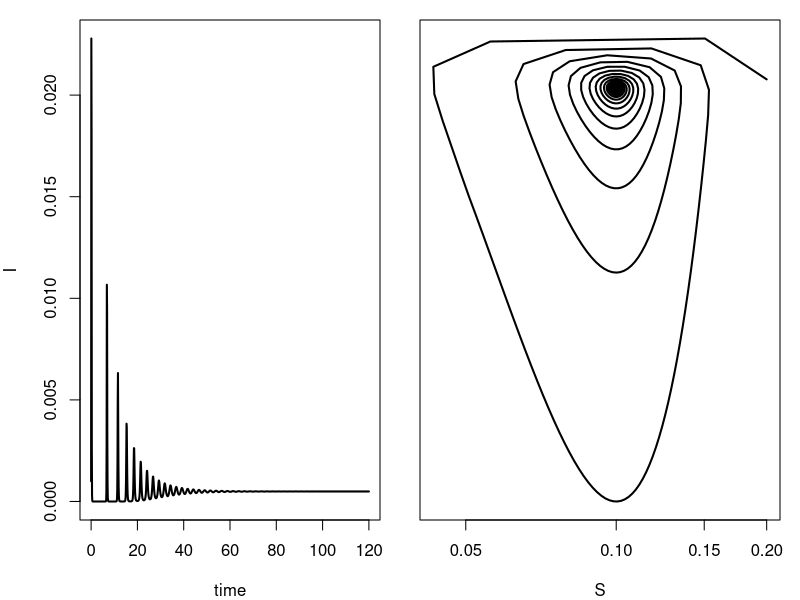
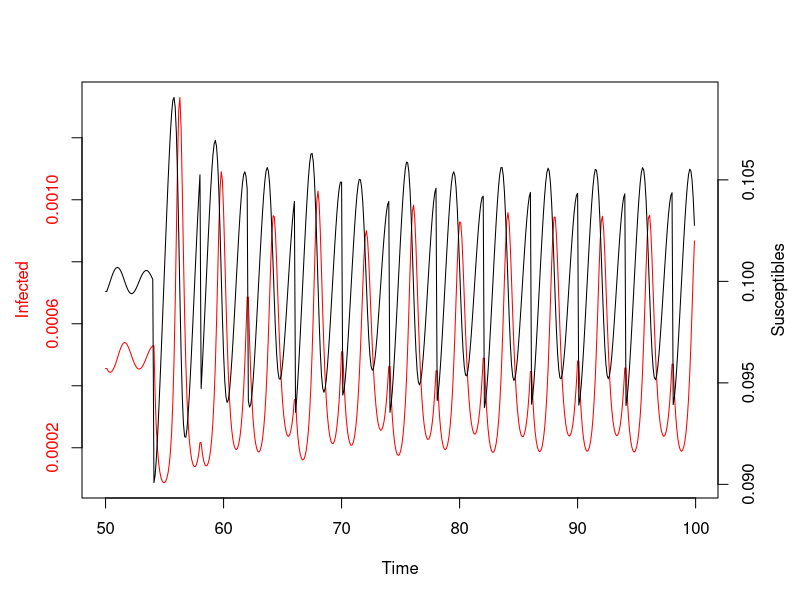
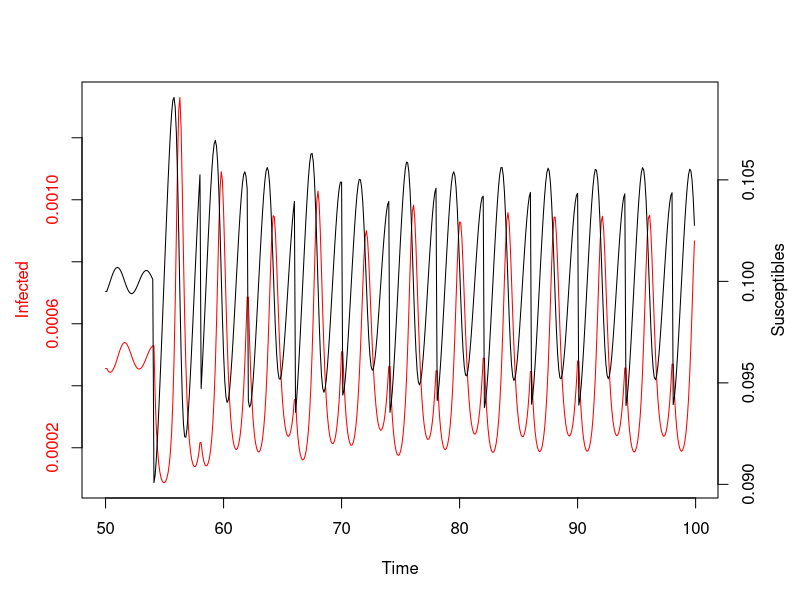
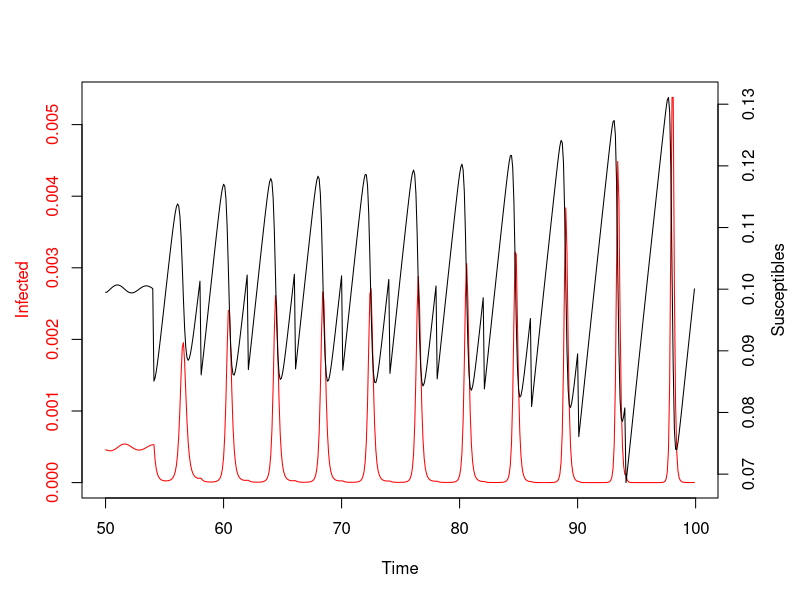
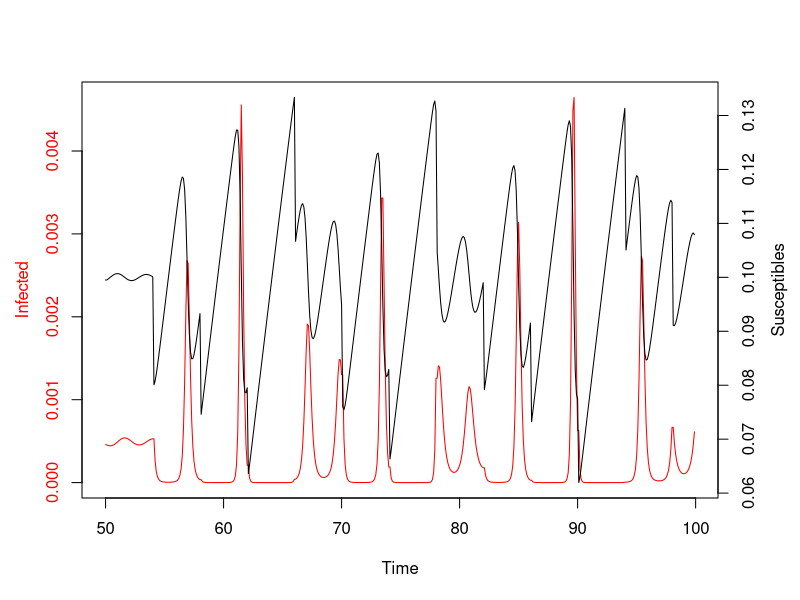
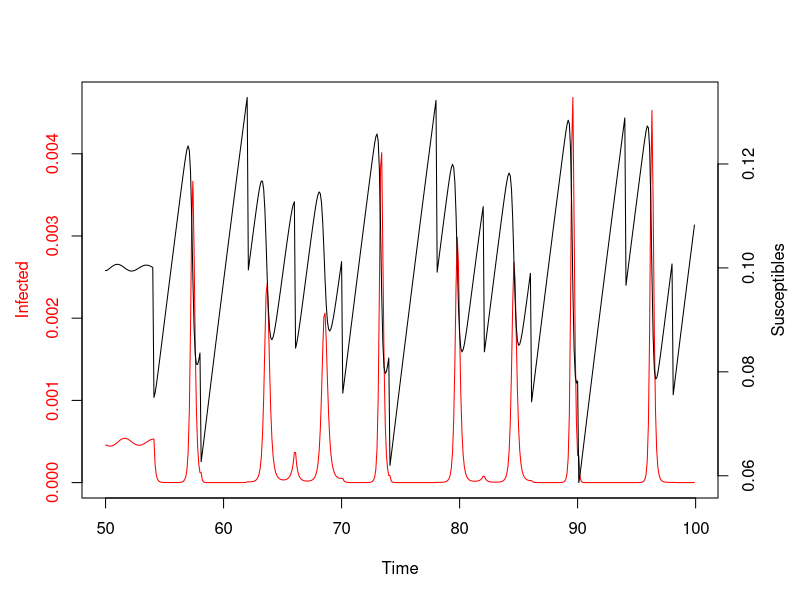
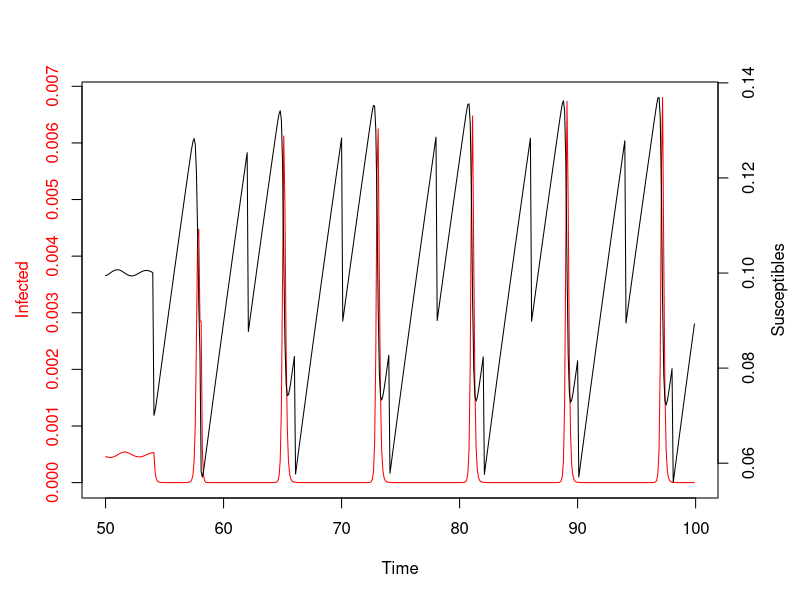
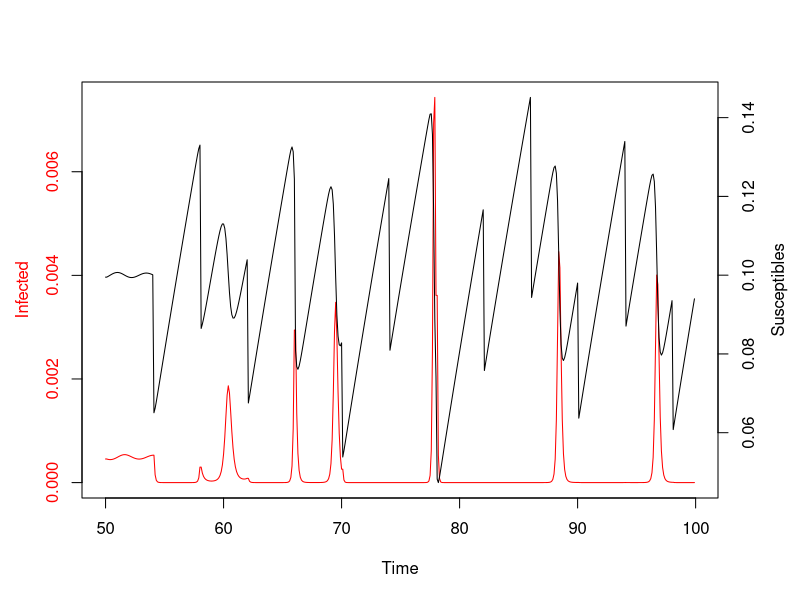

R code for these plots, in order:
## ---- chunk 1
require(deSolve)                          #deSolve library needed for this computing session

sir.model.open <- function (t, x, params) {    #here we begin a function with three arguments
  S <- x[1]                               #create local variable S, the first element of x
  I <- x[2]                               #create local variable I
  R <- x[3]                               #create local variable R
  with(                                   #we can simplify code using "with"
       as.list(params),                   #this argument to "with" lets us use the variable names
       {                                  #the system of rate equations
         dS <- mu*(S+I+R) - beta*S*I - mu*S
         dI <- beta*S*I - gamma*I - mu*I
         dR <- gamma*I - mu*R
         dx <- c(dS,dI,dR)                #combine results into a single vector dx
         list(dx)                         #return result as a list
       }
       )
}

## ---- chunk 2
R0 <- 10
N <-  1					                       #population size
mu <- 0.02                             #per capita birth/death rate
gamma <- 365/10  			                 #recovery rate (in years)
beta <- R0*(gamma+mu)/N 	             #transmission rate
xstart <- c(S=0.2, I=0.001, R=1-0.2-0.001)	 #initial conditions, must sum to one
Tmax <- 120                            #integrate for 200 years after transients
params <- c(beta=beta, gamma=gamma, mu=mu)           #parameter vector
tau <- 0.1                             #size of time step
times <- seq(0, Tmax, by=tau)          #function seq returns a sequence

## ---- chunk 3
out <- ode(xstart,times,sir.model.open,params, method='ode45', rtol=1e-7)
## ---- chunk 4
op <- par(fig=c(0,0.5,0,1),mar=c(4,4,1,1))                      #set graphical parameters
plot(I~time,data=out, type='l', lwd=2)                          #plot the I variable against time
par(fig=c(0.5,1,0,1),mar=c(4,1,1,1),new=T)                      #re-set graphical parameters
plot(I~S,data=out,log='xy',yaxt='n',xlab='S', type='l', lwd=2)  #plot phase portrait
par(op) 
## ---- chunk 5
xstart <- out[which(out[,1]==50),2:4]
## ---- chunk 6
pv <- 0.1                     # fraction of susceptibles vaccinated
Tv <- 4                       # number of years between pulses
vacc.events <- floor(Tmax/Tv) # number of pulses in Tmax years
## ---- chunk 7
data <- data.frame(S=out[which(out[,1]==50),2],
                   I=out[which(out[,1]==50),3],
                   R=out[which(out[,1]==50),4])
## ---- chunk 8
for(i in 1:vacc.events){
  out <- ode(xstart, seq(tau, Tv, by=tau), sir.model.open, params, method='ode45', rtol=1e-7)
  xstart <- out[dim(out)[1],2:4]        # reset initial condition
  xstart[1] <- (1-pv)*(tail(out,1)[2])  # vaccinate susceptibles
  xstart[3] <- xstart[3]+(pv)*(tail(out,1)[2])  # move to recovered class
  data <- rbind(data,out[,2:4])         # store result
}
## ---- chunk 9
data$time <- seq(50, Tmax+50, by=tau)
par(mar=c(5,4,4,4)+0.1)
plot(data$time[1:500], data$I[1:500], type='l', xlab='Time', ylab='', col='red', axes=FALSE)
axis(2, col.axis='red')
mtext(side=2, line=2.5, 'Infected', col='red')
box()
axis(1)
par(new=TRUE)
plot(data$time[1:500], data$S[1:500], type='l', xlab='', ylab='', axes=FALSE, col='black')
axis(4)
mtext(side=4, line=2.5, 'Susceptibles')
## ---- chunk 10
#deSolve library needed for this computing session
ex2 <- function(.pvs){
sir.model.open <- function (t, x, params) {    #here we begin a function with three arguments
  S <- x[1]                               #create local variable S, the first element of x
  I <- x[2]                               #create local variable I
  R <- x[3]                               #create local variable R
  with(                                   #we can simplify code using "with"
       as.list(params),                   #this argument to "with" lets us use the variable names
       {                                  #the system of rate equations
         dS <- mu*(S+I+R) - beta*S*I - mu*S
         dI <- beta*S*I - gamma*I - mu*I
         dR <- gamma*I - mu*R
         dx <- c(dS,dI,dR)                #combine results into a single vector dx
         list(dx)                         #return result as a list
       }
       )
}


###################################################
### code chunk number 2: parameters
###################################################
R0 <- 10
N <-  1					                       #population size
mu <- 0.02                             #per capita birth/death rate
gamma <- 365/10  			                 #recovery rate (in years)
beta <- R0*(gamma+mu)/N 	             #transmission rate
xstart <- c(S=0.2, I=0.001, R=1-0.2-0.001)	 #initial conditions, must sum to one
Tmax <- 120                            #integrate for 200 years after transients
params <- c(beta=beta, gamma=gamma, mu=mu)           #parameter vector
tau <- 0.1                             #size of time step
times <- seq(0, Tmax, by=tau)          #function seq returns a sequence


###################################################
### code chunk number 3: pulsed-vaccination.rnw:113-114
###################################################
out <- ode(xstart,times,sir.model.open,params, method='ode45', rtol=1e-7)  


###################################################
### code chunk number 4: pulsed-vaccination.rnw:119-124
###################################################
# op <- par(fig=c(0,0.5,0,1),mar=c(4,4,1,1))                      #set graphical parameters
# plot(I~time,data=out, type='l', lwd=2)                          #plot the I variable against time
# par(fig=c(0.5,1,0,1),mar=c(4,1,1,1),new=T)                      #re-set graphical parameters
# plot(I~S,data=out,log='xy',yaxt='n',xlab='S', type='l', lwd=2)  #plot phase portrait
# par(op)                                                         #re-set graphical parameters


###################################################
### code chunk number 5: reset-parameters
###################################################
xstart <- out[which(out[,1]==50),2:4]


###################################################
### code chunk number 6: new-parameters
###################################################
pv <- .pvs                     # fraction of susceptibles vaccomated
Tv <- 4                       # number of years between pulses
vacc.events <- floor(Tmax/Tv) # number of pulses in Tmax years


###################################################
### code chunk number 7: dataframe
###################################################
data <- data.frame(S=out[which(out[,1]==50),2],
                   I=out[which(out[,1]==50),3],
                   R=out[which(out[,1]==50),4])


###################################################
### code chunk number 8: pulsed-vaccination.rnw:155-162
###################################################
for(i in 1:vacc.events){
  out <- ode(xstart, seq(tau, Tv, by=tau), sir.model.open, params, method='ode45', rtol=1e-7)
  xstart <- out[dim(out)[1],2:4]        # reset initial condition
  xstart[1] <- (1-pv)*(tail(out,1)[2])  # vaccinate susceptibles
  xstart[3] <- xstart[3]+(pv)*(tail(out,1)[2])  # move to recovered class
  data <- rbind(data,out[,2:4])         # store result
}


###################################################
### code chunk number 9: plot-vax
###################################################
data$time <- seq(50, Tmax+50, by=tau)
par(mar=c(5,4,4,4)+0.1)
plot(data$time[1:500], data$I[1:500], type='l', xlab='Time', ylab='', col='red', axes=FALSE)
axis(2, col.axis='red')
mtext(side=2, line=2.5, 'Infected', col='red')
box()
axis(1)
par(new=TRUE)
plot(data$time[1:500], data$S[1:500], type='l', xlab='', ylab='', axes=FALSE, col='black')
axis(4)
mtext(side=4, line=2.5, 'Susceptibles')

}



sample.pvs <- seq(0.1,0.95,by=0.05)
for(i in 1:length(sample.pvs)){
  ex2(sample.pvs[i])
}


## ---- chunk 11
ex2 <- function(.pvs){
sir.model.open <- function (t, x, params) {    #here we begin a function with three arguments
  S <- x[1]                               #create local variable S, the first element of x
  I <- x[2]                               #create local variable I
  R <- x[3]                               #create local variable R
  with(                                   #we can simplify code using "with"
       as.list(params),                   #this argument to "with" lets us use the variable names
       {                                  #the system of rate equations
         dS <- mu*(S+I+R) - beta*S*I - mu*S
         dI <- beta*S*I - gamma*I - mu*I
         dR <- gamma*I - mu*R
         dx <- c(dS,dI,dR)                #combine results into a single vector dx
         list(dx)                         #return result as a list
       }
       )
}


###################################################
### code chunk number 2: parameters
###################################################
R0 <- 10
N <-  1					                       #population size
mu <- 0.02                             #per capita birth/death rate
gamma <- 365/10  			                 #recovery rate (in years)
beta <- R0*(gamma+mu)/N 	             #transmission rate
xstart <- c(S=0.2, I=0.001, R=1-0.2-0.001)	 #initial conditions, must sum to one
Tmax <- 120                            #integrate for 200 years after transients
params <- c(beta=beta, gamma=gamma, mu=mu)           #parameter vector
tau <- 0.1                             #size of time step
times <- seq(0, Tmax, by=tau)          #function seq returns a sequence


###################################################
### code chunk number 3: pulsed-vaccination.rnw:113-114
###################################################
out <- ode(xstart,times,sir.model.open,params, method='ode45', rtol=1e-7)  


###################################################
### code chunk number 4: pulsed-vaccination.rnw:119-124
###################################################
# op <- par(fig=c(0,0.5,0,1),mar=c(4,4,1,1))                      #set graphical parameters
# plot(I~time,data=out, type='l', lwd=2)                          #plot the I variable against time
# par(fig=c(0.5,1,0,1),mar=c(4,1,1,1),new=T)                      #re-set graphical parameters
# plot(I~S,data=out,log='xy',yaxt='n',xlab='S', type='l', lwd=2)  #plot phase portrait
# par(op)                                                         #re-set graphical parameters


###################################################
### code chunk number 5: reset-parameters
###################################################
xstart <- out[which(out[,1]==50),2:4]


###################################################
### code chunk number 6: new-parameters
###################################################
pv <- .pvs                     # fraction of susceptibles vaccomated
Tv <- 4                       # number of years between pulses
vacc.events <- floor(Tmax/Tv) # number of pulses in Tmax years


###################################################
### code chunk number 7: dataframe
###################################################
data <- data.frame(S=out[which(out[,1]==50),2],
                   I=out[which(out[,1]==50),3],
                   R=out[which(out[,1]==50),4])


###################################################
### code chunk number 8: pulsed-vaccination.rnw:155-162
###################################################
for(i in 1:vacc.events){
  out <- ode(xstart, seq(tau, Tv, by=tau), sir.model.open, params, method='ode45', rtol=1e-7)
  xstart <- out[dim(out)[1],2:4]        # reset initial condition
  xstart[1] <- (1-pv)*(tail(out,1)[2])  # vaccinate susceptibles
  xstart[3] <- xstart[3]+(pv)*(tail(out,1)[2])  # move to recovered class
  data <- rbind(data,out[,2:4])         # store result
}


###################################################
### code chunk number 9: plot-vax
###################################################
data$time <- seq(50, Tmax+50, by=tau)
# par(mar=c(5,4,4,4)+0.1)
# plot(data$time[1:500], data$I[1:500], type='l', xlab='Time', ylab='', col='red', axes=FALSE)
# axis(2, col.axis='red')
# mtext(side=2, line=2.5, 'Infected', col='red')
# box()
# axis(1)
# par(new=TRUE)
# plot(data$time[1:500], data$S[1:500], type='l', xlab='', ylab='', axes=FALSE, col='black')
# axis(4)
# mtext(side=4, line=2.5, 'Susceptibles')

meanPrevalence <- mean(data$I)
}

meanPrevs <- c()

sample.pvs <- seq(0.1,0.95,by=0.05)
for(i in 1:length(sample.pvs)){
  meanPrevs[i] <- ex2(sample.pvs[i])
}
plot(sample.pvs, meanPrevs)
